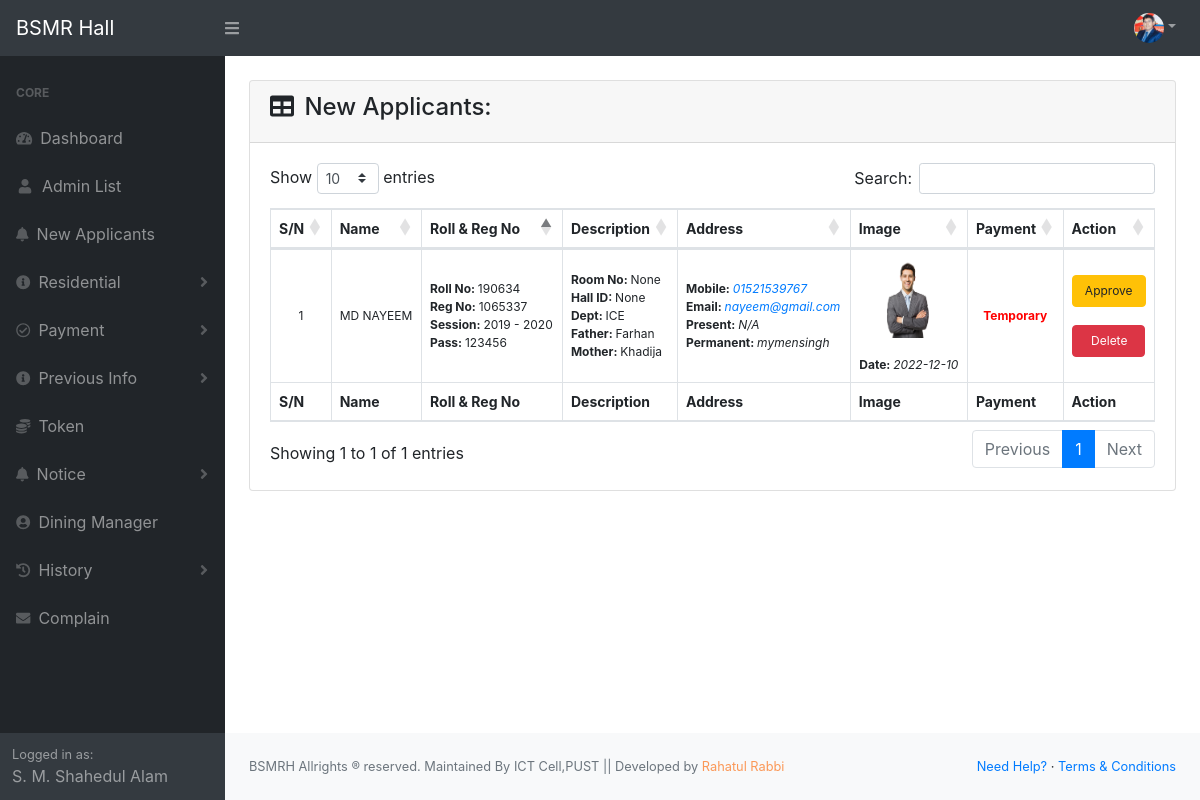
/bsmrhall/admin/non_residential_info.php (signed in), run on the app's committed database.
### tables this page shows
CREATE TABLE `nonresidential_info` (
  `non_r_id` int(255) NOT NULL,
  `non_r_name` text NOT NULL,
  `non_r_roll` int(255) NOT NULL,
  `non_r_reg` int(255) NOT NULL,
  `non_r_pass` varchar(100) NOT NULL,
  `non_r_session` int(255) NOT NULL,
  `non_r_dept` text NOT NULL,
  `non_r_rm` int(255) NOT NULL,
  `non_r_hall_id` int(255) NOT NULL,
  `non_r_fname` text NOT NULL,
  `non_r_mname` text NOT NULL,
  `non_r_email` varchar(50) NOT NULL,
  `non_r_birth` date DEFAULT NULL,
  `non_r_pre_address` varchar(255) NOT NULL,
  `non_r_per_address` varchar(255) NOT NULL,
  `non_r_mob` text NOT NULL,
  `book_num` int(255) NOT NULL,
  `non_r_receipt` int(255) NOT NULL,
  `non_r_fee` int(255) NOT NULL,
  `non_r_start` date NOT NULL,
  `non_r_img` varchar(100) NOT NULL,
  `non_r_status` text NOT NULL
);

### bsmrhall/admin/non_residential_info.php (called while the page is built, shortened)
<?php
include 'template.php';
?>

### bsmrhall/admin/class/function.php (called while the page is built, shortened)
<?php
class std_list_project
{
    private $conn, $preconn;
    public function __CONSTRUCT()
    {
        $bdhost        = "localhost";
        $dbuser        = "root";
        $dbpassword    = "";
        $dbname        = "student_info";
        $this->conn    = mysqli_connect( $bdhost, $dbuser, $dbpassword, $dbname );
    }
    public function non_residential_info()
    {
        $display_non_r_query = "SELECT * FROM nonresidential_info WHERE non_r_status='Nonresidential' ORDER BY non_r_roll ASC";
        $display_non_r_info  = mysqli_query( $this->conn, $display_non_r_query );
        if ( isset( $display_non_r_info ) ) {
            return $display_non_r_info;
        }
    }
    public function check_r_info( $r_roll, $r_hall_id )
    {
        $display_r_query = "SELECT * FROM hall_id WHERE (check_r_roll=$r_roll&&check_r_hall_id=$r_hall_id)";
        $display_r_info  = mysqli_query( $this->conn, $display_r_query );
        $info            = mysqli_fetch_assoc( $display_r_info );
        if ( isset( $info ) ) {
            return 1;
        } else {
            return 0;
        }
    }
}

### bsmrhall/admin/view/non_residential_info_view.php (the view, shortened to what this page needs)
<?php
    $non_r_info = $obj->non_residential_info();
?>
<br>
<div class="card mb-4">
    <div class="card-header">
        <h4>
            <i class="fas fa-table mr-1"></i> New Applicants:
        </h4>
    </div>
    <div class="card-body">
        <div class="table-responsive">
            <table class="table table-bordered vertical_align" id="dataTable" width="100%" cellspacing="0">
                <thead>
                    <tr>
                        <th scope="col">S/N</th>
                        <th scope="col">Name</th>
                        <th scope="col">Roll & Reg No</th>
                        <th scope="col">Description</th>
                        <th scope="col">Address</th>
                        <th scope="col">Image</th>
                        <?php if ( $_SESSION['admin_status'] == "Provost" || $_SESSION['admin_status'] == "Assistant Provost" ) {?>
                        <th scope="col">Payment</th>
                        <th scope="col">Action</th>
                        <?php }?>
                    </tr>
                </thead>
                <tfoot>
                    <tr>
                        <th scope="col">S/N</th>
                        <th scope="col">Name</th>
                        <th scope="col">Roll & Reg No</th>
                        <th scope="col">Description</th>
                        <th scope="col">Address</th>
                        <th scope="col">Image</th>
                        <?php if ( $_SESSION['admin_status'] == "Provost" || $_SESSION['admin_status'] == "Assistant Provost" ) {?>
                        <th scope="col">Payment</th>
                        <th scope="col">Action</th>
                        <?php }?>
                    </tr>
                </tfoot>
                <tbody>
                    <?php $count = 1;while ( $info = mysqli_fetch_assoc( $non_r_info ) ) {
                            $check_roll    = $info['non_r_roll'];
                            $check_hall_id = $info['non_r_hall_id'];
                            $check_r_info = $obj->check_r_info( $check_roll, $check_hall_id );
                        ?>
                    <tr>
                        <td><?php echo $count++; ?></td>
                        <td style="text-align:left"><?php echo $info['non_r_name']; ?></td>
                        <td style="text-align:left">
                            <b>Roll No: </b><?php echo $info['non_r_roll']; ?>
                            <br>
                            <b>Reg No: </b><?php echo $info['non_r_reg']; ?>
                            <br>
                            <b>Session:
                            </b><?php echo $info['non_r_session'] . " - " . ( $info['non_r_session'] + 1 ); ?>
                            <br>
                            <b>Pass: </b><?php echo $info['non_r_pass']; ?>
                        </td>
                        <td style="text-align:left;white-space: normal;">
                            <b>Room No: </b><?php
                                                if ( $info['non_r_rm'] != 0 ) {
                                                        echo $info['non_r_rm'];
                                                    } else {
                                                        echo "None";
                                                    }
                                                ?>
                            <br>
                            <b>Hall ID: </b><?php
                                                if ( $check_r_info == 1 ) {
                                                        echo $info['non_r_hall_id'];
                                                    } else {
                                                        echo "None";
                                                    }
                                                ?>
                            <br>
                            <b>Dept: </b><?php echo $info['non_r_dept']; ?>
                            <br>
                            <b>Father: </b><?php echo $info['non_r_fname']; ?>
                            <br>
                            <b>Mother: </b><?php echo $info['non_r_mname']; ?>
                        </td>
                        <td style="text-align:left;">
                            <?php
                            if ( $_SESSION['admin_status'] == "Provost" || $_SESSION['admin_status'] == "Assistant Provost" ) {?>
                            <b>Mobile: </b><i><a
                                    href="tel:<?php echo $info['non_r_mob']; ?>"><?php echo $info['non_r_mob']; ?></a></i>
                            <br>
                            <b>Email: </b><i><a
                                    href="mailto:<?php echo $info['non_r_email']; ?>"><?php echo $info['non_r_email']; ?></a></i>
                            <br>
                            <?php }?>
                            <b>Present: </b><i
                                style="white-space: normal;"><?php echo $info['non_r_pre_address']; ?></i>
                            <br>
                            <b>Permanent: </b><i
                                style="white-space: normal;"><?php echo $info['non_r_per_address']; ?></i>
                        </td>
                        <td><img src="../pdf/uploads/<?php echo $info['non_r_img']; ?>" height="80px" width="70px"
                                alt="Not Found">
                            <br><br>
                            <b>Date: </b><i><?php echo $info['non_r_start']; ?></i>
                        </td>
                        <?php if ( $_SESSION['admin_status'] == "Provost" || $_SESSION['admin_status'] == "Assistant Provost" ) {?>
                        <?php
                        if ( $check_r_info == 1 ) {?>
                        <form action="" method="post">
                            <td style="width:35px;">
                                <input type="tel" placeholder="* Book-Receipt Number" name="non_r_receipt"
                                    style="padding:7px 0px;text-align:center;font-size:12px;"
                                    pattern="[0-9]{1,}-[0-9]{1,}" title="Example 1001-1243284" required>
                                <br>
                                <br>
                                <input type="number" placeholder="* Enter Amount in Taka" name="non_r_fee"
                                    style="padding:7px 0px;text-align:center;font-size:12px;" required>
                            </td>
                            <td>
                                <input type="hidden" value="<?php echo $info['non_r_id']; ?>" name="non_r_id">
                                <input value="Approve" class="btn  btn-warning" name="non_r_approve_btn"
                                    style="text-transform: none;" type="submit"></input>
                                <div></div><br>
                                <button type="button" class="btn btn-danger deletebtn"
                                    style="padding-left:18px;padding-right:17px;"> Delete </button>
                            </td>
                        </form>
                        <?php } else {?>
                        <form action="" method="post">
                            <td style="width:35px;">
                                <b style="color:red;"> Temporary</b>
                            </td>
                            <td>
                                <input value="Approve" class="btn  btn-warning" name="non_r_temp_approve_btn"
                                    style="text-transform: none;" type="submit"></input>
                                <div></div><br>
                                <button type="button" class="btn btn-danger deletebtn"
                                    style="padding-left:18px;padding-right:17px;"> Delete </button>
                            </td>
                        </form>
                        <?php }
                                ?>
                        <?php }?>
                    </tr>
                    <?php }?>
                </tbody>
            </table>
        </div>
    </div>
</div>

### data on the page
nonresidential_info: non_r_name "MD NAYEEM", non_r_roll "190634", non_r_reg "1065337", non_r_session "2019", $info['non_r_session'] + 1 "2020", non_r_pass "123456", non_r_rm "None", non_r_dept "ICE", non_r_fname "Farhan", non_r_mname "Khadija", non_r_mob "01521539767", non_r_email "nayeem@gmail.com", non_r_pre_address "N/A", non_r_per_address "mymensingh", non_r_img (picture), non_r_start "2022-12-10"

### other printed values
$_SESSION['admin_name'] "S. M. Shahedul Alam"
